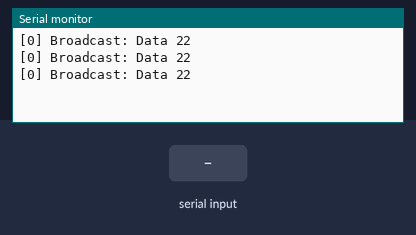
Bench run of a sketch on a simulated Arduino Mega 2560, built with avr-gcc and run on an emulated ATmega2560. Shown: the last lines printed to the serial monitor. The test bench sets the inputs (shaded band). Random numbers use the default seed unless the sketch sets one.

Above: at 1.7 s.
1.8 s: "1" received over the second serial link
At 2.81 s:
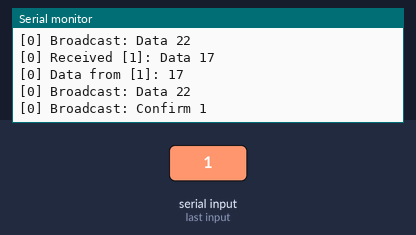
3.3 s: "0" received over the second serial link
At 3.46 s:
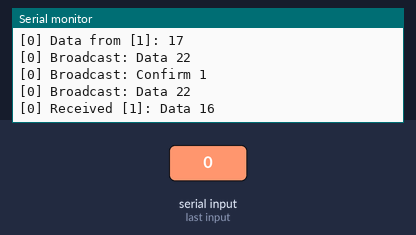
4.8 s: "2" received over the second serial link
At 4.96 s:
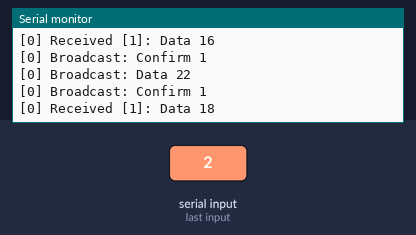

The sketch:

group_communication.ino
```cpp
// Codes defining which robot signal is which
#define ROBOT_ID_CHASER1 0
#define ROBOT_ID_BEATER1 1
#define ROBOT_ID_CHASER2 2
#define ROBOT_ID_BEATER2 3
#define ROBOT_ID_SEEKER  4

// TODO: change this for your robot
#define MY_ROBOT_ID ROBOT_ID_CHASER1

// Define pins for XBee serial
#define Rx 17 // define transmitting pin
#define Tx 16 // define recieving pin

// Needed for dummy implementation
#include <stdlib.h>

int hash() {
  // Dummy implementation for sensing a hash mark
  delay(1000);
  return 1;
}

int sense() {
  // Dummy implementation which returns a random result
  static bool rand_init = false;
  if (!rand_init) {
    srand(MY_ROBOT_ID);
    rand_init = true;
  }
  return rand() & 1;
}

void setup() {
  // Set up communication
  Serial.begin(9600); // set up keyboard serial
  Serial2.begin(9600); // set up XBee serial

  delay(500);
}

void loop() {
  // Counts the number of hashes the robot has encountered
  static int n_hashes = 0;

  // Records the data of the robot (e.g. is there a ramp at a hash)
  // For Seeker, this is 1 if the snitch is found, 0 if the snitch is not found
  // For other robots, this is 5 bits representing the state of each hash (see below)
  static int data = 0;

  // Code that runs if a hash is detected
  // Note: this does not apply to Seeker
  if (hash) {
    // TODO: replace this function with your robot's sensory task
    // Chaser 1: must return true (1) if ramp, false (0) if no ramp
    // Beater 1: must return true (1) if RFID tag, false (0) if no RFID tag
    // Chaser 2: must return true (1) if quaffle, false (0) if no quaffle
    // Beater 2: must return true (1) if green, false (0) if red
    int sense_result = sense();

    // Stores data, records the presence of a hash
    data |= (sense_result & 1) << n_hashes;
    n_hashes++;
  }

  // Note: this only applies to Seeker
  if (MY_ROBOT_ID == ROBOT_ID_SEEKER) {
    if (sense()) {
      data = 1;
    }
    else {
      data = 0;
    }
  }

  if (n_hashes >= 5) {
    // Stop moving, start broadcasting and waiting for other robot's scores
    // Note: this code is implemented for the Seeker when the snitch is found or not found

    // TODO: implement code for stopping your robot

    // Broadcast this robot's information and get other robots' scores
    int team_score = communicate_score(MY_ROBOT_ID, data);

    // Print team score to LCD
    // TODO: implement this

  }
}
```

score.ino
```cpp
/******************************************************************************
 * Messaging protocol
 *
 * 8-bit message is sent
 * _ _ _, _ _ _ _ _
 * MSB          LSB
 *
 * 3 MSB are the robot_id, 5 LSB are the message
 *
 * If the robot_id is 5, this indicates a "score received" confirmation
 * message. The values are packed in base-5 number such that the ones-place is
 * robot who sent the confirmation message ("confirmer") and the fives-place is the robot
 * whose score was confirmed to have been received ("confirmee")
 *
 * If the robot_id is 6, this indicates a "done" message. The data is the ID
 * of the robot that sent the message
 *
 * A robot (e.g. Chaser 1) will broadcast its own data until Chaser 1 receives
 * confirmation messages that every other robot has received its data; confirmation
 * messages include "done" messages
 *
 * At the point that a robot (e.g. Chaser 1) has received data from any robot (e.g. Beater 1), Chaser 1 will
 * broadcast a confirmation message for Beater 1 until it receives a "done" message from Beater 1
 *
 * At the point that a robot (e.g. Chaser 1) has received data from every other robot,
 * Chaser 1 will calculate and display the final score and broadcast a "done" message until it receives "done" messages from
 * every other robot
 */

// Comment out to disable ALL serial debug stream
#define DEBUG
#ifdef DEBUG
// Comment out to disable notification of generic message broadcasting
#define DEBUG_ALL_BROADCAST

// Comment out to disable notification of generic message receipt
#define DEBUG_ALL_RECEIPT
#endif

// Number of milliseconds to listen between each message broadcast
#define LISTEN_DELAY 500

// Codes for confirm and done messages
#define ROBOT_ID_CONFIRM 5
#define ROBOT_ID_DONE 6

// Special code for data which is NULL (invalid)
#define NULL_DATA -1

/**
 * Robot ID: the robot sending the data
 * Data: the robot-specific data to send
 */
char make_data_message(int robot_id, int data) {
  return (robot_id & 7) << 5 | (data & 31);
}

/**
 * Robot ID: the robot sending the data
 * Data: the robot-specific data to send
 */
void interpret_data_message(char message, int * robot_id, int * data) {
  if (robot_id) *robot_id = (message >> 5) & 7;
  if (data) *data = message & 31;
}

/**
 * Confirmer: the robot confirming that it received data
 * Confirmee: the robot whose data was received
 */
char make_confirm_data(int confirmer, int confirmee) {
  return confirmee * 5 + confirmer;
}

/**
 * Confirmer: the robot confirming that it received data
 * Confirmee: the robot whose data was received
 */
void interpret_confirm_data(int data, int * confirmer, int * confirmee) {
  if (confirmer) *confirmer = data % 5;
  if (confirmee) *confirmee = data / 5;
}

/**
 * Robot ID: the robot sending the "done" signal
 */
char make_done_message(int robot_id) {
  return make_data_message(ROBOT_ID_DONE, robot_id);
}

/**
 * Robot ID: the robot sending the "done" signal
 */
void interpret_done_message(char message, int * robot_id) {
  interpret_data_message(message, NULL, robot_id);
}

/**
 * Check that all data from other robots has been received
 */
boolean check_all_data(int * data) {
  return data[0] != NULL_DATA && data[1] != NULL_DATA && data[2] != NULL_DATA && data[3] != NULL_DATA && data[4] != NULL_DATA;
}

/**
 * Check that all other robots have confirmed receipt of this robot's data
 */
boolean check_all_confirmed(boolean * data) {
  return data[0] && data[1] && data[2] && data[3] && data[4];
}

/**
 * Check that all other robots have declared themselves done
 */
boolean check_all_done(boolean * data) {
  return data[0] && data[1] && data[2] && data[3] && data[4];
}

/**
 * Broadcast a message
 * Debugging print statements included
 */
void broadcast(int my_id, char message) {
  Serial2.print(message);

  #ifdef DEBUG_ALL_BROADCAST
  static char buf[32];
  int robot_id, data;
  interpret_data_message(message, &robot_id, &data);
  if (robot_id == ROBOT_ID_CONFIRM) {
    int confirmer, confirmee;
    interpret_confirm_data(data, &confirmer, &confirmee);
    sprintf(buf, "[%d] Broadcast: Confirm %d", my_id, confirmee);
  }
  else if (robot_id == ROBOT_ID_DONE) {
    sprintf(buf, "[%d] Broadcast: Done", my_id);
  }
  else {
    sprintf(buf, "[%d] Broadcast: Data %d", my_id, data);
  }
  Serial.println(buf);
  #endif
}

/**
 * Wait until either of the following happens:
 *   - the Arduino's timer reaches a certain time
 *       RETURNS NULL_DATA
 *   - a message is received from the XBee
 *       RETURNS (char)message
 * Debugging print statements included
 */
char receive_until(int my_id, long t_end) {
  char message = NULL_DATA;
  while (millis() < t_end && message == NULL_DATA) {
    if (Serial2.available()) {
      message = Serial2.read();
    }
  }

  #ifdef DEBUG_ALL_RECEIPT
  if (message != NULL_DATA) {
    static char buf[32];
    int robot_id, data;
    interpret_data_message(message, &robot_id, &data);
    if (robot_id == ROBOT_ID_CONFIRM) {
      int confirmer, confirmee;
      interpret_confirm_data(data, &confirmer, &confirmee);
      if (confirmee == my_id) {
        sprintf(buf, "[%d] Received [%d]: Confirm", my_id, confirmer);
        Serial.println(buf);
      }
    }
    else if (robot_id == ROBOT_ID_DONE) {
      sprintf(buf, "[%d] Received [%d]: Done", my_id, data);
      Serial.println(buf);
    }
    else {
      sprintf(buf, "[%d] Received [%d]: Data %d", my_id, robot_id, data);
      Serial.println(buf);
    }
  }
  #endif

  return message;
}

/**
 * Compute score from data received from robots
 */
int compute_score(int * data) {
  // Count number of aligned bits in Chaser 1 and Beater 1 (or 2) data
  // 10 points for each aligned bit, 150 if the snitch is found
  int beater_chaser_1 = data[ROBOT_ID_CHASER1] & data[ROBOT_ID_BEATER1];
  int beater_chaser_2 = data[ROBOT_ID_CHASER2] & data[ROBOT_ID_BEATER2];
  int seeker = !!data[ROBOT_ID_SEEKER]; // cast to 0 or 1
  return __builtin_popcount(beater_chaser_1) * 10 + __builtin_popcount(beater_chaser_2) * 10 + seeker * 150;
}

int communicate_score(int my_id, int my_data) {

  #ifdef DEBUG
  static char buf[32];
  #endif

  // Initialize data
  char my_message = make_data_message(my_id, my_data);

  // Data sent by other robots
  int robots_data[5] = {NULL_DATA, NULL_DATA, NULL_DATA, NULL_DATA, NULL_DATA};
  robots_data[my_id] = my_data;
  boolean all_data = false;

  // Other robots confirming that they received this robot's data
  boolean robots_confirmed[5] = {false, false, false, false, false};
  robots_confirmed[my_id] = true;
  boolean all_confirmed = false;

  // Other robots declaring themselves done
  boolean robots_done[5] = {false, false, false, false, false};
  robots_done[my_id] = true;
  boolean all_done = false;

  // Message queue
  char messages[32];
  int n_messages = 0;

  // Final score
  int final_score = 0;

  // Broadcast signals
  // Loop does not stop once all "done" signals are received
  while (true) {

    memset(messages, sizeof(messages), 0);
    n_messages = 0;

    // Check that all other robots have confirmed they have received the data
    // If not, add a data broadcast to message queue
    if (!all_confirmed) {
      messages[n_messages++] = my_message;
    }

    // Check for data that has been received from other robots
    // For data received, add a confirm broadcast to message queue
    if (!all_data) {
      for (int i = 0; i < 5; i++) {
        if (robots_data[i] != NULL_DATA && i != my_id) {
          messages[n_messages++] = make_data_message(ROBOT_ID_CONFIRM, make_confirm_data(my_id, i));
        }
      }
    }

    // If all data received, broadcast done
    if (all_data) {
      messages[n_messages++] = make_done_message(my_id);
    }

    // Broadcast all messages spaced along a time interval
    // Listen when not broadcasting
    for (int i = 0; i < n_messages; i++) {
      broadcast(my_id, messages[i]);

      long t_end = millis() + LISTEN_DELAY;
      char message;
      while ((message = receive_until(my_id, t_end)) != NULL_DATA) {

        // Signal received; change data
        int robot_id, data;
        interpret_data_message(message, &robot_id, &data);

        if (robot_id == ROBOT_ID_CONFIRM) {
          int confirmer, confirmee;
          interpret_confirm_data(data, &confirmer, &confirmee);
          if (confirmee == my_id) {
            // A robot confirmed this robot's data was received
            // If this is a new confirmation, check again if all confirmations received
            if (robots_confirmed[confirmer] == false) {
              robots_confirmed[confirmer] = true;
              all_confirmed = check_all_confirmed(robots_confirmed);
              #ifdef DEBUG
              sprintf(buf, "[%d] Confirmation from [%d]", my_id, confirmer);
              Serial.println(buf);
              if (all_confirmed) {
                sprintf(buf, "[%d] --- All Confirmed ---", my_id);
                Serial.println(buf);
              }
              #endif
            }
          }
        }

        else if (robot_id == ROBOT_ID_DONE) {
          // Robot declares itself done
          // If this is a new report, check again if all robots done
          if (robots_done[data] == false) {
            robots_done[data] = true;
            all_done = check_all_done(robots_done);
            #ifdef DEBUG
            sprintf(buf, "[%d] \"Done\" from [%d]", my_id, data);
            Serial.println(buf);
            if (all_done) {
              sprintf(buf, "[%d] --- All Done ---", my_id);
              Serial.println(buf);
            }
            #endif
          }
          // In order to prevent the situation in which robot A receives
          // data from robot B, causing robot A to only broadcast "done",
          // but robot B never received a confirm message from A, causing
          // it to wait indefinitely, "done" messages also count as confirm
          // messages
          if (robots_confirmed[data] == false) {
            robots_confirmed[data] = true;
            all_confirmed = check_all_confirmed(robots_confirmed);
          }
        }

        else {
          // Data received from a robot
          // If this is new data, check again if all data has been received
          if (robots_data[robot_id] == NULL_DATA) {
            robots_data[robot_id] = data;
            all_data = check_all_data(robots_data);
            #ifdef DEBUG
            sprintf(buf, "[%d] Data from [%d]: %d", my_id, robot_id, data);
            Serial.println(buf);
            if (all_data) {
              sprintf(buf, "[%d] --- All Data ---", my_id);
              Serial.println(buf);
            }
            #endif
          }
        }
      }
    }

    // Display score to LCD
    if (all_done) {

    }
  }
}
```

Measured:
- after the input at 1.8 s, the serial monitor: prints a new line at once (image 1)
- after the input at 3.3 s, the serial monitor: prints a new line at once (image 2)
- after the input at 4.8 s, the serial monitor: prints a new line at once (image 3)
